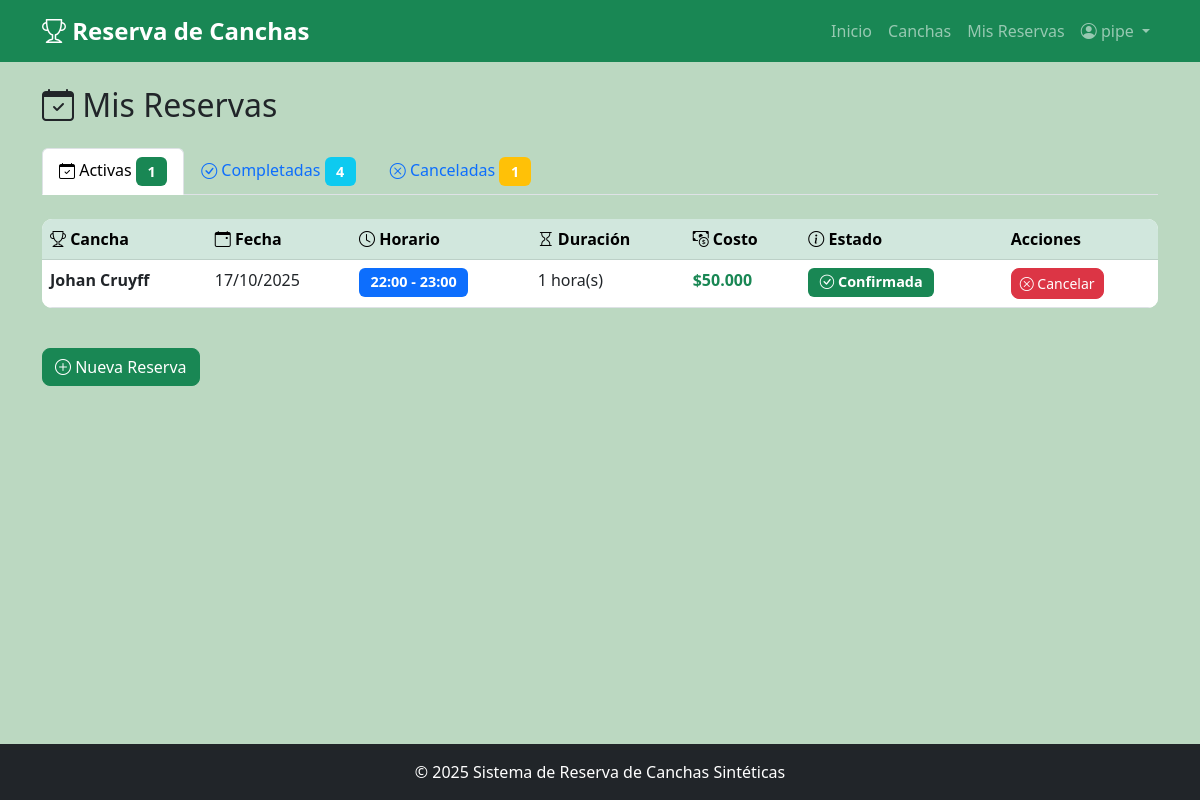
Page /mis-reservas/ (signed in) on the earlier database version.
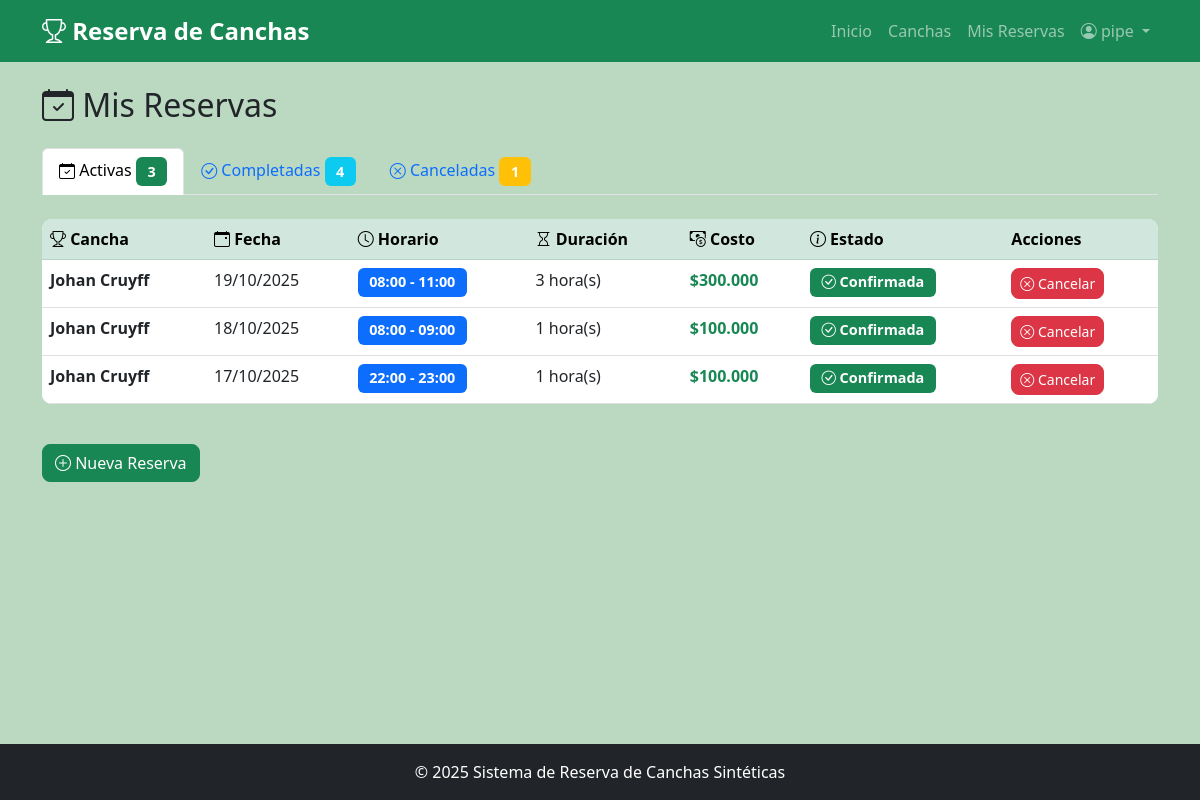
Same page on the later database version.
### canchas/models.py (models this page shows, shortened)
class Reserva(models.Model):
    ESTADO_CHOICES = [
        ('pendiente', 'Pendiente'),
        ('confirmada', 'Confirmada'),
        ('cancelada', 'Cancelada'),
        ('completada', 'Completada'),
        ('archivada', 'Archivada'),
    ]
    HORARIOS_CHOICES = [
        ('08:00', '8:00 AM'),
        ('09:00', '9:00 AM'),
        ('10:00', '10:00 AM'),
        ('11:00', '11:00 AM'),
        ('12:00', '12:00 PM'),
        ('13:00', '1:00 PM'),
        ('14:00', '2:00 PM'),
        ('15:00', '3:00 PM'),
        ('16:00', '4:00 PM'),
        ('17:00', '5:00 PM'),
        ('18:00', '6:00 PM'),
        ('19:00', '7:00 PM'),
        ('20:00', '8:00 PM'),
        ('21:00', '9:00 PM'),
        ('22:00', '10:00 PM'),
        ('23:00', '11:00 PM'),
        ('00:00', '12:00 AM'),
    ]
    usuario = models.ForeignKey(User, on_delete=models.CASCADE, related_name='reservas')
    cancha = models.ForeignKey(Cancha, on_delete=models.CASCADE, related_name='reservas')
    fecha = models.DateField()
    hora_inicio = models.CharField(max_length=5, choices=HORARIOS_CHOICES, default='08:00')
    hora_fin = models.CharField(max_length=5, choices=HORARIOS_CHOICES, default='09:00')
    estado = models.CharField(max_length=20, choices=ESTADO_CHOICES, default='confirmada')
    fecha_reserva = models.DateTimeField(auto_now_add=True)
    notas = models.TextField(blank=True, null=True)
    @property
    def duracion_horas(self):
        hora_inicio = int(self.hora_inicio.split(':')[0])
        hora_fin = int(self.hora_fin.split(':')[0])
        if hora_fin == 0:
            hora_fin = 24
        return hora_fin - hora_inicio
    @property
    def costo_total(self):
        return self.cancha.precio_por_hora * self.duracion_horas
    @property
    def costo_total_formateado(self):
        total = self.costo_total
        return f"${total:,.0f}".replace(',', '.')
    class Meta:
        verbose_name = 'Reserva'
        verbose_name_plural = 'Reservas'
        ordering = ['-fecha_reserva']

class Cancha(models.Model):
    nombre = models.CharField(max_length=100)
    descripcion = models.TextField()
    imagen = models.ImageField(upload_to='canchas/', blank=True, null=True, verbose_name='Imagen')
    precio_por_hora = models.DecimalField(max_digits=10, decimal_places=2, default=50000, verbose_name='Precio por Hora (COP)')
    activa = models.BooleanField(default=True)
    fecha_creacion = models.DateTimeField(auto_now_add=True)
    class Meta:
        verbose_name = 'Cancha'
        verbose_name_plural = 'Canchas'

### canchas/views.py (the view)
# urls.py: path('mis-reservas/', views.mis_reservas, name='mis_reservas'),
@login_required
def mis_reservas(request):
    archivar_reservas_vencidas()
    reservas = Reserva.objects.filter(usuario=request.user)
    reservas_activas = reservas.filter(estado__in=['pendiente', 'confirmada'])
    reservas_completadas = reservas.filter(estado='completada')
    reservas_canceladas = reservas.filter(estado='cancelada')
    reservas_archivadas = reservas.filter(estado='archivada')
    context = {
        'reservas': reservas,
        'reservas_activas': reservas_activas,
        'reservas_completadas': reservas_completadas,
        'reservas_canceladas': reservas_canceladas,
        'reservas_archivadas': reservas_archivadas,
    }
    return render(request, 'canchas/mis_reservas.html', context)

### canchas/views.py (called while the page is built)
def archivar_reservas_vencidas():
    import pytz
    from datetime import datetime, timedelta
    colombia_tz = pytz.timezone('America/Bogota')
    ahora = timezone.now().astimezone(colombia_tz)
    fecha_actual = ahora.date()
    hora_actual = ahora.time()
    actualizadas_fecha = Reserva.objects.filter(
        fecha__lt=fecha_actual,
        estado__in=['pendiente', 'confirmada']
    ).update(estado='completada')
    reservas_hoy = Reserva.objects.filter(
        fecha=fecha_actual,
        estado__in=['pendiente', 'confirmada']
    )
    actualizadas_hora = 0
    for reserva in reservas_hoy:
        hora_fin_str = reserva.hora_fin
        hora_fin = datetime.strptime(hora_fin_str, '%H:%M').time()
        if hora_fin < hora_actual:
            reserva.estado = 'completada'
            reserva.save()
            actualizadas_hora += 1
    return actualizadas_fecha + actualizadas_hora

### canchas/templates/canchas/mis_reservas.html (shortened to what this page needs)
{% extends 'canchas/base.html' %}
{% load custom_filters %}
{% block content %}
<div class="row">
    <div class="col-12">
        <h2 class="mb-4"><i class="bi bi-calendar-check"></i> Mis Reservas</h2>
    </div>
</div>
<ul class="nav nav-tabs mb-4" id="reservasTabs" role="tablist">
    <li class="nav-item" role="presentation">
        <button class="nav-link active" id="activas-tab" data-bs-toggle="tab" data-bs-target="#activas" type="button" role="tab">
            <i class="bi bi-calendar-check"></i> Activas
            <span class="badge bg-success">{{ reservas_activas.count }}</span>
        </button>
    </li>
    <li class="nav-item" role="presentation">
        <button class="nav-link" id="completadas-tab" data-bs-toggle="tab" data-bs-target="#completadas" type="button" role="tab">
            <i class="bi bi-check-circle"></i> Completadas
            <span class="badge bg-info">{{ reservas_completadas.count }}</span>
        </button>
    </li>
    <li class="nav-item" role="presentation">
        <button class="nav-link" id="canceladas-tab" data-bs-toggle="tab" data-bs-target="#canceladas" type="button" role="tab">
            <i class="bi bi-x-circle"></i> Canceladas
            <span class="badge bg-warning">{{ reservas_canceladas.count }}</span>
        </button>
    </li>
</ul>
<div class="tab-content" id="reservasTabsContent">
    <div class="tab-pane fade show active" id="activas" role="tabpanel">
        {% if reservas_activas %}
            <div class="table-responsive">
                <table class="table table-hover">
                    <thead class="table-success">
                        <tr>
                            <th><i class="bi bi-trophy"></i> Cancha</th>
                            <th><i class="bi bi-calendar-event"></i> Fecha</th>
                            <th><i class="bi bi-clock"></i> Horario</th>
                            <th><i class="bi bi-hourglass"></i> Duración</th>
                            <th><i class="bi bi-cash-coin"></i> Costo</th>
                            <th><i class="bi bi-info-circle"></i> Estado</th>
                            <th>Acciones</th>
                        </tr>
                    </thead>
                    <tbody>
                        {% for reserva in reservas_activas %}
                        <tr>
                            <td><strong>{{ reserva.cancha.nombre }}</strong></td>
                            <td>{{ reserva.fecha|date:"d/m/Y" }}</td>
                            <td><span class="badge bg-primary">{{ reserva.hora_inicio }} - {{ reserva.hora_fin }}</span></td>
                            <td>{{ reserva.duracion_horas }} hora(s)</td>
                            <td><strong class="text-success">{{ reserva.costo_total_formateado }}</strong></td>
                            <td>
                                {% if reserva.estado == 'confirmada' %}
                                    <span class="badge bg-success">
                                        <i class="bi bi-check-circle"></i> Confirmada
                                    </span>
                                {% else %}
                                    <span class="badge bg-warning">
                                        <i class="bi bi-clock"></i> Pendiente
                                    </span>
                                {% endif %}
                            </td>
                            <td>
                                <a href="{% url 'cancelar_reserva' reserva.id %}"
                                   class="btn btn-sm btn-danger"
                                   onclick="return confirm('¿Estás seguro de cancelar esta reserva?')">
                                    <i class="bi bi-x-circle"></i> Cancelar
                                </a>
                            </td>
                        </tr>
                        {% endfor %}
                    </tbody>
                </table>
            </div>
        {% else %}
            <div class="alert alert-info">
                <i class="bi bi-info-circle"></i> No tienes reservas activas.
            </div>
        {% endif %}
    </div>
</div>
<div class="row mt-4">
    <div class="col-12">
        <a href="{% url 'lista_canchas' %}" class="btn btn-success">
            <i class="bi bi-plus-circle"></i> Nueva Reserva
        </a>
    </div>
</div>
{% endblock %}

### canchas/templates/canchas/base.html (shortened to what this page needs)
<!DOCTYPE html>
<html lang="es">
<head>
    <link href="https://cdn.jsdelivr.net/npm/bootstrap@5.3.0/dist/css/bootstrap.min.css" rel="stylesheet">
    <link rel="stylesheet" href="https://cdn.jsdelivr.net/npm/bootstrap-icons@1.11.0/font/bootstrap-icons.css">
    {% load static %}
    <link rel="stylesheet" href="{% static 'css/styles.css' %}">
</head>
<body>
    <nav class="navbar navbar-expand-lg navbar-dark bg-success">
        <div class="container">
            <a class="navbar-brand" href="{% url 'home' %}">
                <i class="bi bi-trophy"></i> Reserva de Canchas
            </a>
            <div class="collapse navbar-collapse" id="navbarNav">
                <ul class="navbar-nav ms-auto">
                    <li class="nav-item">
                        <a class="nav-link" href="{% url 'home' %}">Inicio</a>
                    </li>
                    {% if user.is_authenticated %}
                        <li class="nav-item">
                            <a class="nav-link" href="{% url 'lista_canchas' %}">Canchas</a>
                        </li>
                        <li class="nav-item">
                            <a class="nav-link" href="{% url 'mis_reservas' %}">Mis Reservas</a>
                        </li>
                        <li class="nav-item dropdown">
                            <a class="nav-link dropdown-toggle" href="#" id="navbarDropdown" role="button" data-bs-toggle="dropdown">
                                <i class="bi bi-person-circle"></i> {{ user.username }}
                            </a>
                        </li>
                    {% endif %}
                </ul>
            </div>
        </div>
    </nav>
    <main class="container my-4">
        {% block content %}
        {% endblock %}
    </main>
    <footer class="bg-dark text-white text-center py-3 mt-5">
        <div class="container">
            <p class="mb-0">&copy; 2025 Sistema de Reserva de Canchas Sintéticas</p>
        </div>
    </footer>
</body>
</html>

### static/css/styles.css (style rules this page uses)
body { min-height: 100vh; display: flex; flex-direction: column; background: url('https://images.unsplash.com/photo-1529779542327-e5c7c7a0b990?w=1920&h=1080&fit=crop') center/cover fixed; }
body::before { content: ''; position: fixed; top: 0; left: 0; width: 100%; height: 100%; background: rgba(30, 126, 52, 0.3); pointer-events: none; z-index: -1; }
main { flex: 1; position: relative; z-index: 1; }
.navbar-brand { font-weight: bold; font-size: 1.5rem; }
.btn { border-radius: 8px; transition: all 0.3s ease; }
.table { background: white; border-radius: 10px; overflow: hidden; }
.badge { padding: 0.5em 0.8em; font-size: 0.9em; }
footer { margin-top: auto; }

Differences in the rows shown:
added Reserva: cancha.nombre "Johan Cruyff", fecha "19/10/2025", hora_inicio "08:00", hora_fin "11:00", duracion_horas "3", costo_total_formateado "$300.000", estado "confirmada" (drawn)
added Reserva: cancha.nombre "Johan Cruyff", fecha "18/10/2025", hora_inicio "08:00", hora_fin "09:00", duracion_horas "1", costo_total_formateado "$100.000", estado "confirmada" (drawn)
changed through a linked row, Reserva (number 3 of 3 on the later page): costo_total_formateado "$50.000" → "$100.000"
Other differences:
{{ reservas_activas.count }}: "1" → "3"
